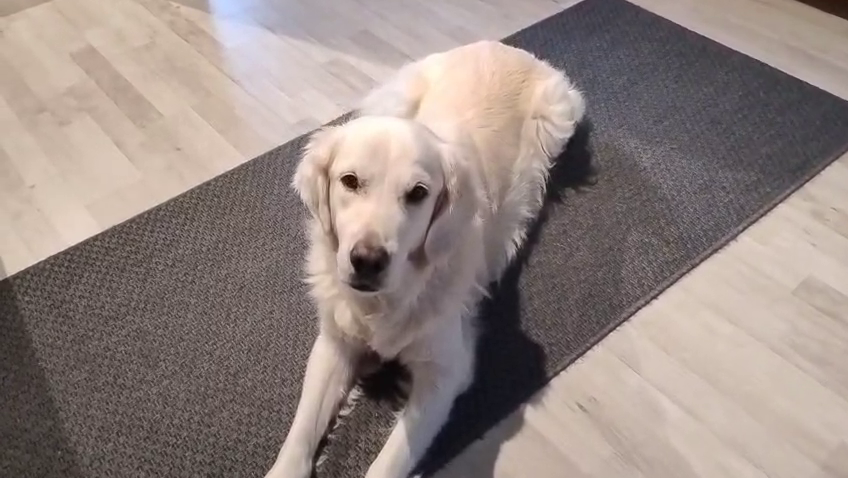
#> input picture frame 45 of sample.mp4, 848 x 478 px
$ python camera_movement.py
#> lines starting #> are read from the running program, lines starting #| are printed output that depends on the picture
import cv2
import numpy

"""https://docs.opencv.org/4.x/d6/d00/tutorial_py_root.html"""

"""camera movements (pose estimation)"""

SCALE = 10.0
OFFSET = (300, 500)


video = cv2.VideoCapture("sample.mp4")
# Oriented FAST and Rotated BRIEF
orb = cv2.ORB_create(nfeatures=1000)
bf = cv2.BFMatcher(cv2.NORM_HAMMING, crossCheck=False)

# draw path on canvas, trajectory Visualization
def draw(img, v):  # v -> vector (x, y, z)
    global SCALE, OFFSET
    traj = numpy.zeros((600, 600, 3), dtype=numpy.uint8)

    # from top view
    x = int(v[0, 3] * SCALE) + OFFSET[0]
    z = int(v[2, 3] * SCALE) + OFFSET[1]

    cv2.circle(traj, (x, z), 3, (0, 255, 0), -1)
    cv2.line(traj, OFFSET, (x, z), (255, 0, 0), 1)

    return traj


w = int(video.get(cv2.CAP_PROP_FRAME_WIDTH))
h = int(video.get(cv2.CAP_PROP_FRAME_HEIGHT))

focal = 1.0 * w
cp = [w / 2, h / 2]

K = numpy.array([
    [focal, 0, cp[0]],
    [0, focal, cp[1]],
    [0, 0, 1]
], dtype=numpy.float32)

# camera starting position, nothing is moving
v = numpy.eye(4)

ret, frame1 = video.read()
#> frame1 is the input picture: shape (478, 848, 3); mean B, G, R 129.6, 134.4, 147.7
if not ret:
    print("fail frame1")
    exit()

gray_frame1 = cv2.cvtColor(frame1, cv2.COLOR_BGR2GRAY)
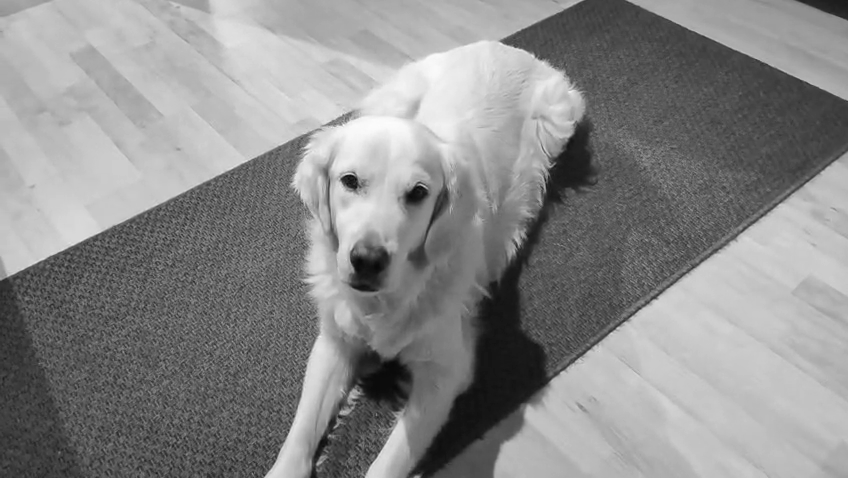
#> gray_frame1: shape (478, 848); min 8, max 252, mean 137.8
point1, description1 = orb.detectAndCompute(gray_frame1, None)
#> point1 = 1000 keypoints; strongest (x, y, size): (348, 179, 111.1), (343, 179, 92.6), (352, 182, 92.6), (342, 178, 64.3)

while True:
    ret, frame2 = video.read()
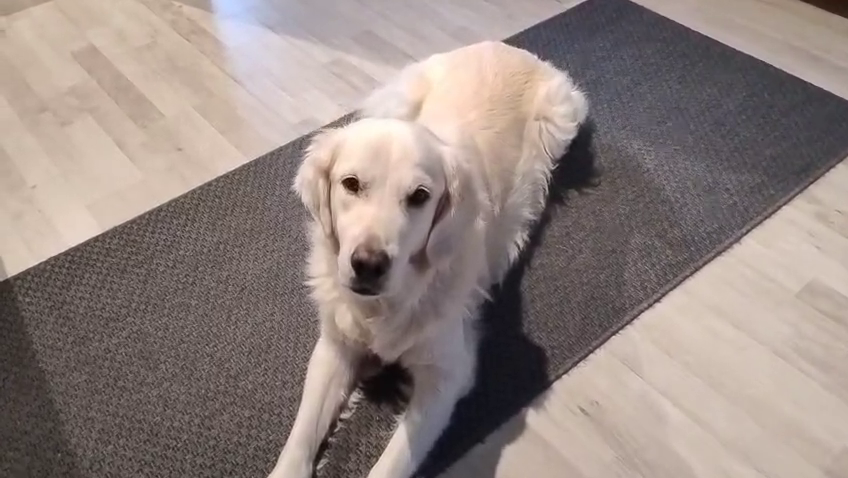
#> input picture frame 46 of sample.mp4, 848 x 478 px
#> frame2 is the input picture: shape (478, 848, 3); mean B, G, R 128.9, 133.7, 147
    if not ret:
        break

    gray_frame2 = cv2.cvtColor(frame2, cv2.COLOR_BGR2GRAY)
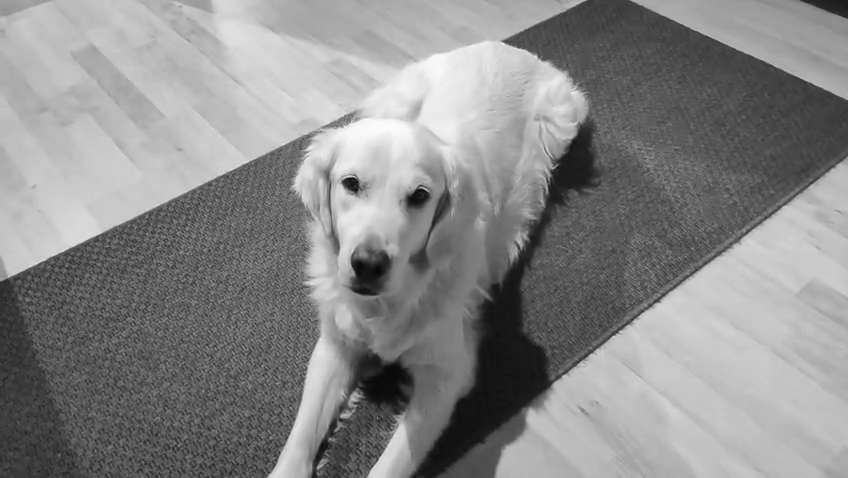
#> gray_frame2: shape (478, 848); min 6, max 252, mean 137.1
    point2, description2 = orb.detectAndCompute(gray_frame2, None)
#> point2 = 996 keypoints; strongest (x, y, size): (346, 182, 92.6), (348, 179, 111.1), (343, 182, 77.1), (344, 180, 64.3)

    # if there is no descriptions
    if description2 is None or description1 is None:
        point1 = point2
        description1 = description2
        continue

    matches = bf.knnMatch(description1, description2, k=2)
#> matches = 1000 matches

    # good matcches
    t = []
    for j, i in matches:
        if j.distance < 0.75 * i.distance:
            t.append(j)
#> after the loop, t = 654 matches

    # matching points
    fr1 = [] # previous points
    fr2 = [] # next pooints

    for i in t:
        fr1.append(point1[i.queryIdx].pt) # index of point1, .pt is x, y of point1
#> after the loop, fr1 = 654 pairs, first value 65 to 736, second value 40.8 to 440
    pts1 = numpy.float32(fr1).reshape(-1, 1, 2)
#> pts1 = 654 rows, first 8: [276, 381], [346, 407], [525, 237], [335, 423], [533, 55], [518, 244], [535, 57], [540, 59]

    for j in t:
        fr2.append(point2[j.trainIdx].pt) # index of point2
#> after the loop, fr2 = 654 pairs, first value 66 to 739.2, second value 40.8 to 443
    pts2 = numpy.float32(fr2).reshape(-1, 1, 2)
#> pts2 = 654 rows, first 8: [277, 383], [347, 411], [527, 239], [336, 426], [536, 56], [521, 247], [538, 58], [543, 60]

    print(pts1)
#> (printed output is left out)
    print(pts2)
#> (printed output is left out)


    #cv2.imshow("pose estimation",)
    #cv2.imshow('trajectory', )

    frame1 = frame2
    point1 = point2
#> point1 has the same summary as point2
    description1 = description2

    cv2.waitKey(1)

video.release()
cv2.destroyAllWindows()

$ run again, starting later in the video
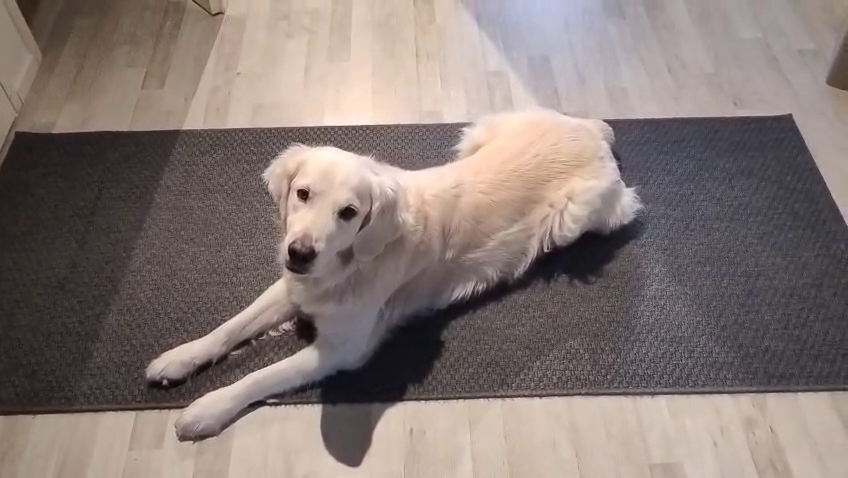
#> input picture frame 204 of sample.mp4, 848 x 478 px
#> frame1 is the input picture: shape (478, 848, 3); mean B, G, R 117.7, 122, 134.8
#> `gray_frame1 = cv2.cvtColor(frame1, cv2.COLOR_BGR2GRAY)`:
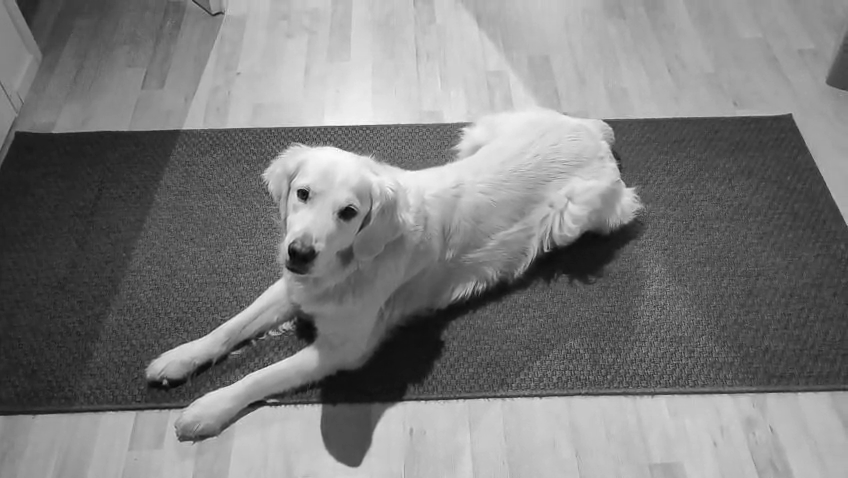
#> gray_frame1: shape (478, 848); min 4, max 253, mean 125.4
#> `point1, description1 = orb.detectAndCompute(gray_frame1, None)`: point1 = 1000 keypoints; strongest (x, y, size): (299, 192, 77.1), (302, 191, 92.6), (298, 190, 31), (298, 191, 37.2)
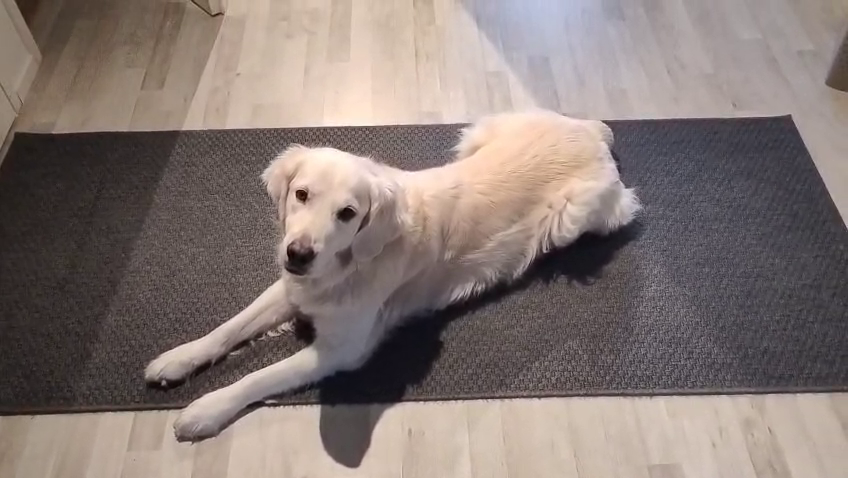
#> input picture frame 205 of sample.mp4, 848 x 478 px
#> frame2 is the input picture: shape (478, 848, 3); mean B, G, R 117.6, 121.9, 134.7
#> point2 = 1000 keypoints; strongest (x, y, size): (301, 192, 77.1), (299, 194, 92.6), (296, 192, 31), (297, 192, 53.6)
#> matches = 1000 matches
#> after the loop `for j, i in matches:`: t = 672 matches
#> after the loop `for i in t:`: fr1 = 672 pairs, first value 145 to 790, second value 113.8 to 442
#> pts1 = 672 rows, first 8: [359, 230], [790, 114], [603, 120], [194, 442], [626, 223], [191, 441], [180, 441], [339, 217]
#> after the loop `for j in t:`: fr2 = 672 pairs, first value 144 to 789.1, second value 115 to 443
#> pts2 = 672 rows, first 8: [358, 230], [789, 115], [602, 121], [192, 443], [625.2, 223.2], [190, 442], [179, 441], [338, 218]
#> (printed output is left out)
#> (printed output is left out)
#> `point1 = point2`: point1 has the same summary as point2

$ run again, starting later in the video
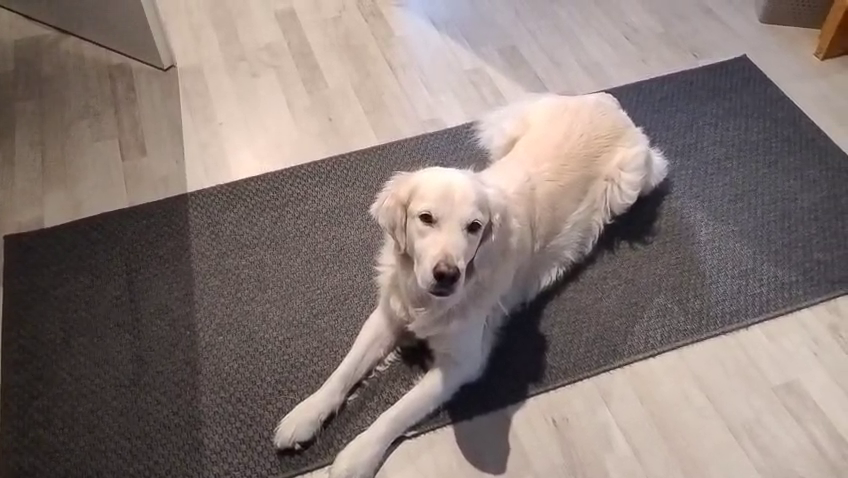
#> input picture frame 364 of sample.mp4, 848 x 478 px
#> frame1 is the input picture: shape (478, 848, 3); mean B, G, R 116.7, 121.1, 134.4
#> `point1, description1 = orb.detectAndCompute(gray_frame1, None)`: point1 = 1000 keypoints; strongest (x, y, size): (423, 216, 77.1), (421, 216, 37.2), (424, 215, 92.6), (420, 216, 31)
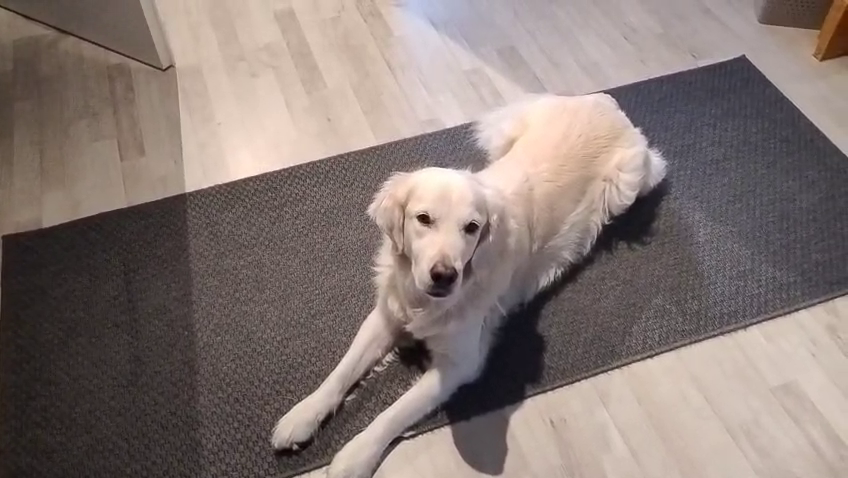
#> input picture frame 365 of sample.mp4, 848 x 478 px
#> frame2 is the input picture: shape (478, 848, 3); mean B, G, R 116.8, 121.2, 134.4
#> `gray_frame2 = cv2.cvtColor(frame2, cv2.COLOR_BGR2GRAY)`:
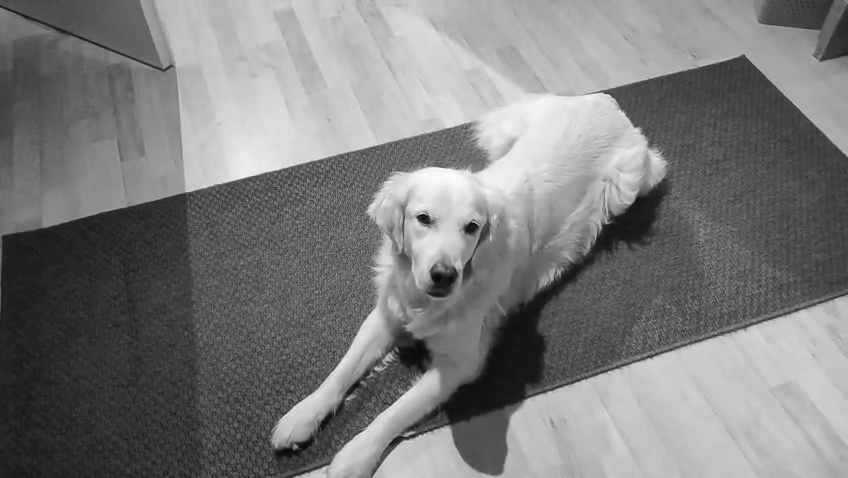
#> gray_frame2: shape (478, 848); min 5, max 253, mean 124.7
#> point2 = 1000 keypoints; strongest (x, y, size): (421, 216, 77.1), (421, 218, 92.6), (419, 218, 64.3), (418, 216, 31)
#> matches = 1000 matches
#> after the loop `for j, i in matches:`: t = 712 matches
#> after the loop `for i in t:`: fr1 = 712 pairs, first value 163.8 to 814, second value 54 to 445
#> pts1 = 712 rows, first 8: [493, 238], [814, 54], [608, 222], [473, 222], [477, 221], [430, 221], [172, 65], [476, 219]
#> after the loop `for j in t:`: fr2 = 712 pairs, first value 162.7 to 814, second value 54.72 to 446
#> pts2 = 712 rows, first 8: [490, 239], [814, 55], [607, 223], [470, 223], [475, 222], [428, 222], [171, 65], [473, 220]
#> (printed output is left out)
#> (printed output is left out)
#> `point1 = point2`: point1 has the same summary as point2
